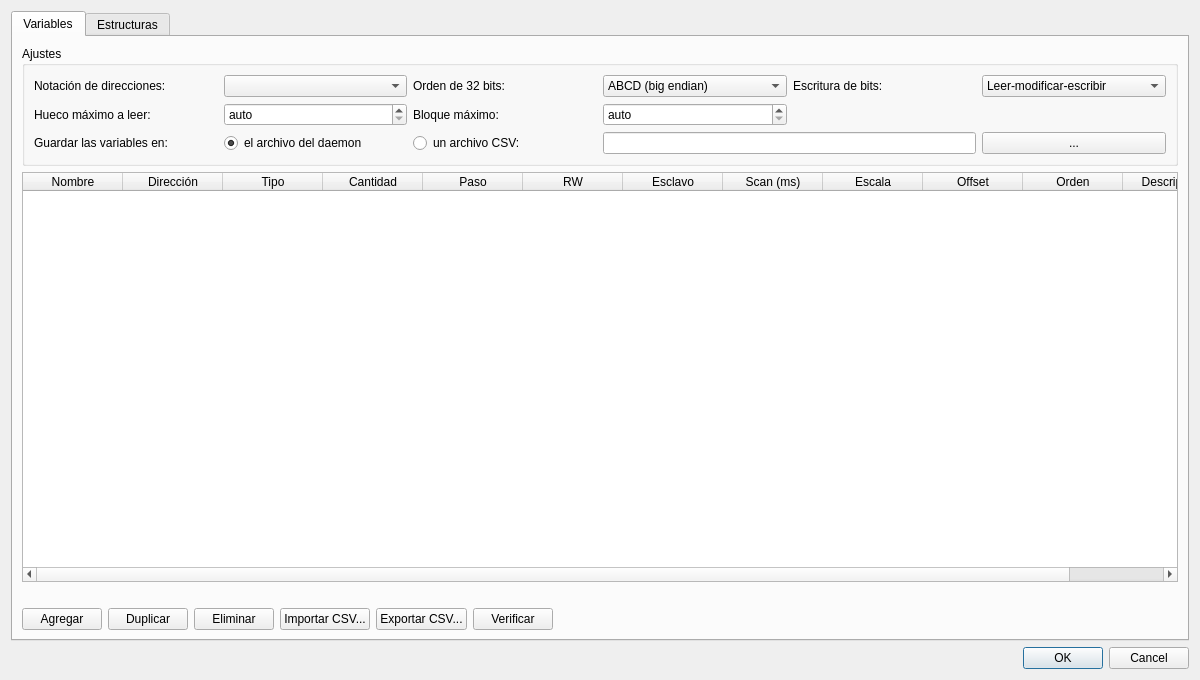
<?xml version="1.0" encoding="UTF-8"?>
<ui version="4.0">
 <class>DlgTags</class>
 <widget class="QDialog" name="DlgTags">
  <property name="geometry">
   <rect>
    <x>0</x>
    <y>0</y>
    <width>1200</width>
    <height>680</height>
   </rect>
  </property>
  <property name="windowTitle">
   <string>pvdevelop: tags</string>
  </property>
  <layout class="QVBoxLayout" name="verticalLayout">
   <item>
    <widget class="QTabWidget" name="tabs">
     <property name="currentIndex">
      <number>0</number>
     </property>
     <widget class="QWidget" name="tabTags">
      <attribute name="title">
       <string>Variables</string>
      </attribute>
      <layout class="QVBoxLayout" name="layoutTags">
       <item>
        <widget class="QGroupBox" name="groupSettings">
         <property name="title">
          <string>Ajustes</string>
         </property>
         <layout class="QGridLayout" name="gridSettings">
          <item row="0" column="0">
           <widget class="QLabel" name="labelNotation">
            <property name="text">
             <string>Notación de direcciones:</string>
            </property>
           </widget>
          </item>
          <item row="0" column="1">
           <widget class="QComboBox" name="comboNotation">
            <property name="toolTip">
             <string>Cómo se escriben las direcciones. Al cambiarla se convierten las direcciones de la tabla.</string>
            </property>
           </widget>
          </item>
          <item row="0" column="2">
           <widget class="QLabel" name="labelOrder">
            <property name="text">
             <string>Orden de 32 bits:</string>
            </property>
           </widget>
          </item>
          <item row="0" column="3">
           <widget class="QComboBox" name="comboOrder">
            <property name="toolTip">
             <string>Orden de las palabras de los valores de 32 bits (dint, udint, real) que manda el PLC.
Cada variable puede cambiarlo en la columna Orden.</string>
            </property>
            <item>
             <property name="text">
              <string>ABCD (big endian)</string>
             </property>
            </item>
            <item>
             <property name="text">
              <string>CDAB (palabras invertidas)</string>
             </property>
            </item>
            <item>
             <property name="text">
              <string>BADC (bytes invertidos)</string>
             </property>
            </item>
            <item>
             <property name="text">
              <string>DCBA (little endian)</string>
             </property>
            </item>
           </widget>
          </item>
          <item row="0" column="4">
           <widget class="QLabel" name="labelBitWrite">
            <property name="text">
             <string>Escritura de bits:</string>
            </property>
           </widget>
          </item>
          <item row="0" column="5">
           <widget class="QComboBox" name="comboBitWrite">
            <property name="toolTip">
             <string>Cómo se escribe un bit de un holding register (p. ej. 40300.15).
Leer-modificar-escribir: el daemon lee el registro, cambia el bit y lo escribe (sirve con cualquier PLC).
Función 22: el PLC cambia el bit (Mask Write Register); no todos los PLC la tienen.</string>
            </property>
            <item>
             <property name="text">
              <string>Leer-modificar-escribir</string>
             </property>
            </item>
            <item>
             <property name="text">
              <string>Función 22 (Mask Write)</string>
             </property>
            </item>
           </widget>
          </item>
          <item row="1" column="0">
           <widget class="QLabel" name="labelGap">
            <property name="text">
             <string>Hueco máximo a leer:</string>
            </property>
           </widget>
          </item>
          <item row="1" column="1">
           <widget class="QSpinBox" name="spinGap">
            <property name="toolTip">
             <string>Registros (bytes en S7) libres entre dos variables que se leen igual para unirlas en un solo pedido.
auto: 8 registros, 64 coils o 16 bytes.</string>
            </property>
            <property name="specialValueText">
             <string>auto</string>
            </property>
            <property name="minimum">
             <number>-1</number>
            </property>
            <property name="maximum">
             <number>2000</number>
            </property>
            <property name="value">
             <number>-1</number>
            </property>
           </widget>
          </item>
          <item row="1" column="2">
           <widget class="QLabel" name="labelBlock">
            <property name="text">
             <string>Bloque máximo:</string>
            </property>
           </widget>
          </item>
          <item row="1" column="3">
           <widget class="QSpinBox" name="spinBlock">
            <property name="toolTip">
             <string>Tamaño máximo de un pedido (registros, coils o bytes).
auto: 125 registros, 2000 coils (máximo de Modbus) o 200 bytes (S7).</string>
            </property>
            <property name="specialValueText">
             <string>auto</string>
            </property>
            <property name="minimum">
             <number>0</number>
            </property>
            <property name="maximum">
             <number>2000</number>
            </property>
            <property name="value">
             <number>0</number>
            </property>
           </widget>
          </item>
          <item row="2" column="0">
           <widget class="QLabel" name="labelStore">
            <property name="text">
             <string>Guardar las variables en:</string>
            </property>
           </widget>
          </item>
          <item row="2" column="1">
           <widget class="QRadioButton" name="radioMk">
            <property name="text">
             <string>el archivo del daemon</string>
            </property>
            <property name="checked">
             <bool>true</bool>
            </property>
           </widget>
          </item>
          <item row="2" column="2">
           <widget class="QRadioButton" name="radioCsv">
            <property name="text">
             <string>un archivo CSV:</string>
            </property>
           </widget>
          </item>
          <item row="2" column="3" colspan="2">
           <widget class="QLineEdit" name="editCsv">
            <property name="toolTip">
             <string>Archivo .csv (relativo a la carpeta del proyecto). Se puede editar con Excel o LibreOffice.
Columnas: name;address;type;count;stride;rw;slave;scan;scale;offset;order;description
Las estructuras quedan siempre en el archivo del daemon.</string>
            </property>
           </widget>
          </item>
          <item row="2" column="5">
           <widget class="QPushButton" name="buttonCsv">
            <property name="text">
             <string>...</string>
            </property>
           </widget>
          </item>
         </layout>
        </widget>
       </item>
       <item>
        <widget class="QTableWidget" name="table">
         <property name="alternatingRowColors">
          <bool>true</bool>
         </property>
         <property name="selectionBehavior">
          <enum>QAbstractItemView::SelectionBehavior::SelectRows</enum>
         </property>
         <column>
          <property name="text">
           <string>Nombre</string>
          </property>
         </column>
         <column>
          <property name="text">
           <string>Dirección</string>
          </property>
         </column>
         <column>
          <property name="text">
           <string>Tipo</string>
          </property>
         </column>
         <column>
          <property name="text">
           <string>Cantidad</string>
          </property>
         </column>
         <column>
          <property name="text">
           <string>Paso</string>
          </property>
         </column>
         <column>
          <property name="text">
           <string>RW</string>
          </property>
         </column>
         <column>
          <property name="text">
           <string>Esclavo</string>
          </property>
         </column>
         <column>
          <property name="text">
           <string>Scan (ms)</string>
          </property>
         </column>
         <column>
          <property name="text">
           <string>Escala</string>
          </property>
         </column>
         <column>
          <property name="text">
           <string>Offset</string>
          </property>
         </column>
         <column>
          <property name="text">
           <string>Orden</string>
          </property>
         </column>
         <column>
          <property name="text">
           <string>Descripción</string>
          </property>
         </column>
        </widget>
       </item>
       <item>
        <widget class="QLabel" name="labelStatus">
         <property name="text">
          <string/>
         </property>
         <property name="wordWrap">
          <bool>true</bool>
         </property>
        </widget>
       </item>
       <item>
        <layout class="QHBoxLayout" name="layoutButtons">
         <item>
          <widget class="QPushButton" name="buttonAdd">
           <property name="text">
            <string>Agregar</string>
           </property>
          </widget>
         </item>
         <item>
          <widget class="QPushButton" name="buttonDuplicate">
           <property name="toolTip">
            <string>Copia la fila con la dirección siguiente</string>
           </property>
           <property name="text">
            <string>Duplicar</string>
           </property>
          </widget>
         </item>
         <item>
          <widget class="QPushButton" name="buttonRemove">
           <property name="text">
            <string>Eliminar</string>
           </property>
          </widget>
         </item>
         <item>
          <widget class="QPushButton" name="buttonImport">
           <property name="text">
            <string>Importar CSV...</string>
           </property>
          </widget>
         </item>
         <item>
          <widget class="QPushButton" name="buttonExport">
           <property name="text">
            <string>Exportar CSV...</string>
           </property>
          </widget>
         </item>
         <item>
          <widget class="QPushButton" name="buttonCheck">
           <property name="toolTip">
            <string>Revisa las variables y muestra cómo quedan los bloques de lectura</string>
           </property>
           <property name="text">
            <string>Verificar</string>
           </property>
          </widget>
         </item>
         <item>
          <spacer name="spacerTags">
           <property name="orientation">
            <enum>Qt::Orientation::Horizontal</enum>
           </property>
           <property name="sizeHint" stdset="0">
            <size>
             <width>0</width>
             <height>0</height>
            </size>
           </property>
          </spacer>
         </item>
        </layout>
       </item>
      </layout>
     </widget>
     <widget class="QWidget" name="tabStructs">
      <attribute name="title">
       <string>Estructuras</string>
      </attribute>
      <layout class="QHBoxLayout" name="layoutStructs">
       <item>
        <layout class="QVBoxLayout" name="layoutStructList">
         <item>
          <widget class="QLabel" name="labelStructs">
           <property name="text">
            <string>Estructuras:</string>
           </property>
          </widget>
         </item>
         <item>
          <widget class="QListWidget" name="listStructs">
           <property name="maximumSize">
            <size>
             <width>260</width>
             <height>16777215</height>
            </size>
           </property>
          </widget>
         </item>
         <item>
          <layout class="QHBoxLayout" name="layoutStructButtons">
           <item>
            <widget class="QPushButton" name="buttonStructNew">
             <property name="text">
              <string>Nueva</string>
             </property>
            </widget>
           </item>
           <item>
            <widget class="QPushButton" name="buttonStructRename">
             <property name="text">
              <string>Renombrar</string>
             </property>
            </widget>
           </item>
           <item>
            <widget class="QPushButton" name="buttonStructRemove">
             <property name="text">
              <string>Eliminar</string>
             </property>
            </widget>
           </item>
          </layout>
         </item>
        </layout>
       </item>
       <item>
        <layout class="QVBoxLayout" name="layoutMembers">
         <item>
          <layout class="QHBoxLayout" name="layoutStructDesc">
           <item>
            <widget class="QLabel" name="labelStructDesc">
             <property name="text">
              <string>Descripción:</string>
             </property>
            </widget>
           </item>
           <item>
            <widget class="QLineEdit" name="editStructDesc"/>
           </item>
           <item>
            <widget class="QCheckBox" name="checkStructShared">
             <property name="text">
              <string>Compartida con los otros daemons del proyecto</string>
             </property>
             <property name="toolTip">
              <string>Se guarda en el archivo de estructuras del proyecto (.mkstruct) y la pueden usar todos los daemons (Modbus, Siemens, OPC UA). Con las posiciones (columna En) vacias sirve para cualquier protocolo.</string>
             </property>
            </widget>
           </item>
          </layout>
         </item>
         <item>
          <widget class="QTableWidget" name="tableMembers">
           <property name="alternatingRowColors">
            <bool>true</bool>
           </property>
           <property name="selectionBehavior">
            <enum>QAbstractItemView::SelectionBehavior::SelectRows</enum>
           </property>
           <column>
            <property name="text">
             <string>Miembro</string>
            </property>
           </column>
           <column>
            <property name="text">
             <string>Posición</string>
            </property>
           </column>
           <column>
            <property name="text">
             <string>Tipo</string>
            </property>
           </column>
           <column>
            <property name="text">
             <string>Cantidad</string>
            </property>
           </column>
           <column>
            <property name="text">
             <string>RW</string>
            </property>
           </column>
           <column>
            <property name="text">
             <string>Escala</string>
            </property>
           </column>
           <column>
            <property name="text">
             <string>Offset</string>
            </property>
           </column>
           <column>
            <property name="text">
             <string>Orden</string>
            </property>
           </column>
           <column>
            <property name="text">
             <string>Descripción</string>
            </property>
           </column>
          </widget>
         </item>
         <item>
          <layout class="QHBoxLayout" name="layoutMemberButtons">
           <item>
            <widget class="QPushButton" name="buttonMemberAdd">
             <property name="text">
              <string>Agregar miembro</string>
             </property>
            </widget>
           </item>
           <item>
            <widget class="QPushButton" name="buttonMemberRemove">
             <property name="text">
              <string>Eliminar miembro</string>
             </property>
            </widget>
           </item>
           <item>
            <widget class="QPushButton" name="buttonMemberUp">
             <property name="text">
              <string>Subir</string>
             </property>
            </widget>
           </item>
           <item>
            <widget class="QPushButton" name="buttonMemberDown">
             <property name="text">
              <string>Bajar</string>
             </property>
            </widget>
           </item>
           <item>
            <spacer name="spacerMembers">
             <property name="orientation">
              <enum>Qt::Orientation::Horizontal</enum>
             </property>
             <property name="sizeHint" stdset="0">
              <size>
               <width>0</width>
               <height>0</height>
              </size>
             </property>
            </spacer>
           </item>
          </layout>
         </item>
         <item>
          <widget class="QLabel" name="labelStructHelp">
           <property name="text">
            <string/>
           </property>
           <property name="wordWrap">
            <bool>true</bool>
           </property>
          </widget>
         </item>
        </layout>
       </item>
      </layout>
     </widget>
    </widget>
   </item>
   <item>
    <widget class="QDialogButtonBox" name="buttonBox">
     <property name="standardButtons">
      <set>QDialogButtonBox::StandardButton::Cancel|QDialogButtonBox::StandardButton::Ok</set>
     </property>
    </widget>
   </item>
  </layout>
 </widget>
 <resources/>
 <connections/>
</ui>
